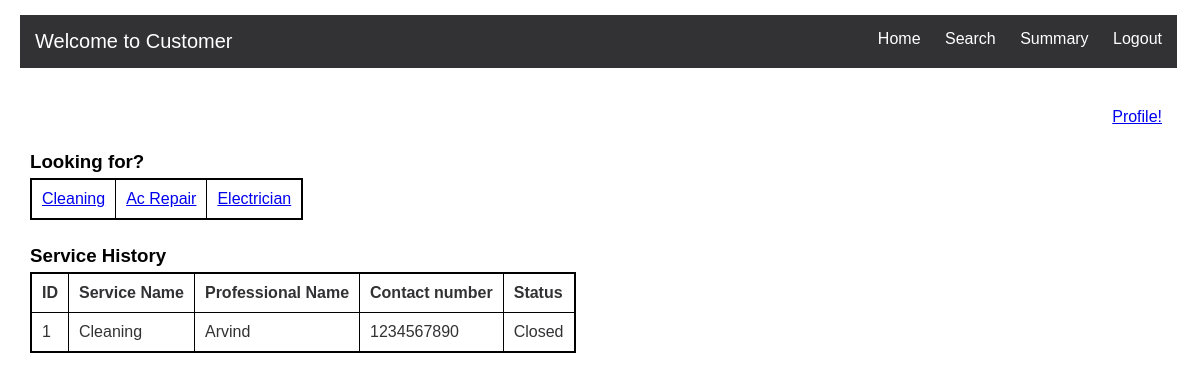
/Customer/Home/1, run on the app's committed database.
### Application/models.py (models this page shows)
class Service_request(db.Model):
    Id = db.Column(db.Integer, primary_key=True, nullable=False)
    Service_id = db.Column(db.Integer, db.ForeignKey('service.Service_id'), nullable=False)
    Customer_id = db.Column(db.Integer, db.ForeignKey('customer.Id'), nullable=False)
    Professional_id = db.Column(db.Integer, db.ForeignKey('professional.Id'))
    date_of_request = db.Column(db.Date, nullable=False)
    date_of_completion = db.Column(db.Date)
    Service_status = db.Column(db.String, nullable=False)
    Remarks=db.Column(db.String)

class Service(db.Model):
    Service_id = db.Column(db.Integer, unique=True, primary_key=True, autoincrement=True, nullable=False)
    Service_name =db.Column(db.String, nullable=False)
    Price =db.Column(db.Integer, nullable=False)
    Time_required =db.Column(db.Integer, nullable=False)
    Description =db.Column(db.String, nullable=False)
    service_requests = db.relationship('Service_request', backref='service', lazy=True)

class Professional(db.Model):
    Id = db.Column(db.Integer, unique=True, primary_key=True, autoincrement=True, nullable=False)
    Full_name =db.Column(db.String, nullable=False)
    Email =db.Column(db.String, unique=True, nullable=False)
    Password =db.Column(db.String, nullable=False)
    Phone_number=db.Column(db.Integer, nullable=False)
    Service_name =db.Column(db.String)
    Address =db.Column(db.String, nullable=False)
    Pincode =db.Column(db.Integer, nullable=False)
    Experience =db.Column(db.Integer)
    Status = db.Column(db.String)
    service_requests = db.relationship('Service_request', backref='professional', lazy=True)

### Application/controller.py (the view)
@app.route('/Customer/Home/<int:ID>', methods=["GET"])
def C_home(ID):
    All_Services = db.session.query(Service.Service_name).distinct().all()
    service_histor_requested=db.session.query(
        Service.Service_name,
        Service_request.Service_status
    ).join(Service, Service_request.Service_id==Service.Service_id
    ).filter(Service_request.Customer_id == ID
    ).filter(Service_request.Service_status=="Requested").all()
    service_history_accepted = db.session.query(
        Service_request.Id,
        Service.Service_name,
        Professional.Full_name,
        Professional.Phone_number,
        Service_request.Service_status,
        Service_request.date_of_completion
    ).join(Professional, Service_request.Professional_id == Professional.Id
    ).join(Service, Service_request.Service_id==Service.Service_id
    ).filter(Service_request.Customer_id == ID).all()
    return render_template('Customer_home.html',ID=ID,services=All_Services,Service_history_1=service_histor_requested,Service_history_2=service_history_accepted)

### templates/Customer_home.html (shortened to what this page needs)
<!DOCTYPE html>
<html lang="en">
<head>
    <link rel="stylesheet" type="text/css" href="{{url_for('static',filename='style1.css')}}">
</head>
<body>
  {% include 'Customer_header.html' %}
    <div class="profile"><a href="/Customer/{{ID}}">Profile!</a></div>
    <h3> Looking for?</h3>
    <table>
    <tr>
    {%for i in services%}
    <td><a href="/Customer/Service/{{ID}}/{{i['Service_name']}}">{{i['Service_name']}}</a></td>
    {%endfor%}
    </tr>
    </table>
    <h3>Service History</h3>
    <table>
        <tr>
          <th>ID</th>
          <th>Service Name</th>
          <th>Professional Name</th>
          <th>Contact number</th>
          <th>Status</th>
        </tr>
        {%for a,b,c,d,e,f in Service_history_2%}
        <tr>
          <td>{{loop.index}}</td>
          <td>{{b}}</td>
          <td>{{c}}</td>
          <td>{{d}}</td>
          <td>{%if f==None%}
            <a href="/Customer/Home/{{ID}}/Close/{{a}}"><button>Close it?</button></a>
            {%else%}
            {{e}}</td>
            {%endif%}
        </tr>
        {%endfor%}
      </table>
</body>
</html>

### static/style1.css (style rules this page uses)
body { font-family: Arial, sans-serif; margin-left: 30px; }
h3 { margin-top: 25px; margin-bottom: 5px; }
table { border-collapse: collapse; color: rgba(50,50,52,255);; border: 2px solid black; }
th, td { padding: 10px; border: 1px solid black; text-align: left; }
.profile { text-align: right; margin-right: 30px; }

### data on the page
Service_request: Service_name "Cleaning", Full_name "Arvind", Phone_number "1234567890", Service_status "Closed"

### other printed values
{{ i['Service_name'] }} "Cleaning" "Ac Repair" "Electrician"
